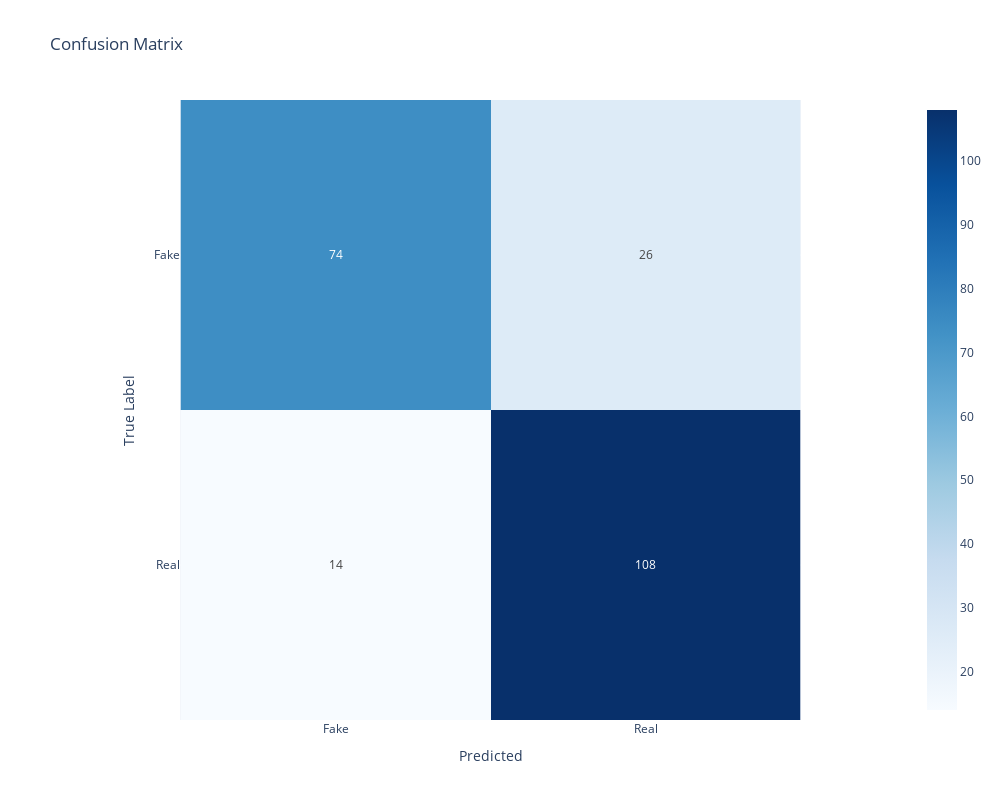

The notebook cell this image was saved under:
### Code cell
# re train the SVM model

# SVM model
svm_model = SVC(kernel='linear', C=1.0, random_state=42)

# train (fit) the SVM model
svm_model.fit(X_train, y_train)

# Prediction on test sample
y_pred_SVM = svm_model.predict(X_test)

# Display the classification report and confusion matrix
report(y_test, y_pred_SVM, class_labels)

### Figure 1 — Plotly figure (JSON) as saved in the notebook; plotly's stock layout.template omitted (floating-point values rounded to 4 significant figures)
{"data": [{"coloraxis": "coloraxis", "hovertemplate": "Predicted: %{x}<br>True Label: %{y}<br>color: %{z}<extra></extra>", "name": "0", "texttemplate": "%{z}", "type": "heatmap", "x": ["Fake", "Real"], "xaxis": "x", "y": ["Fake", "Real"], "yaxis": "y", "z": [[74, 26], [14, 108]]}], "layout": {"coloraxis": {"colorscale": [[0, "rgb(247,251,255)"], [0.125, "rgb(222,235,247)"], [0.25, "rgb(198,219,239)"], [0.375, "rgb(158,202,225)"], [0.5, "rgb(107,174,214)"], [0.625, "rgb(66,146,198)"], [0.75, "rgb(33,113,181)"], [0.875, "rgb(8,81,156)"], [1, "rgb(8,48,107)"]]}, "height": 800, "title": {"text": "Confusion Matrix"}, "width": 1000, "xaxis": {"anchor": "y", "constrain": "domain", "domain": [0, 1], "scaleanchor": "y", "title": {"text": "Predicted"}}, "yaxis": {"anchor": "x", "autorange": "reversed", "constrain": "domain", "domain": [0, 1], "title": {"text": "True Label"}}}}
